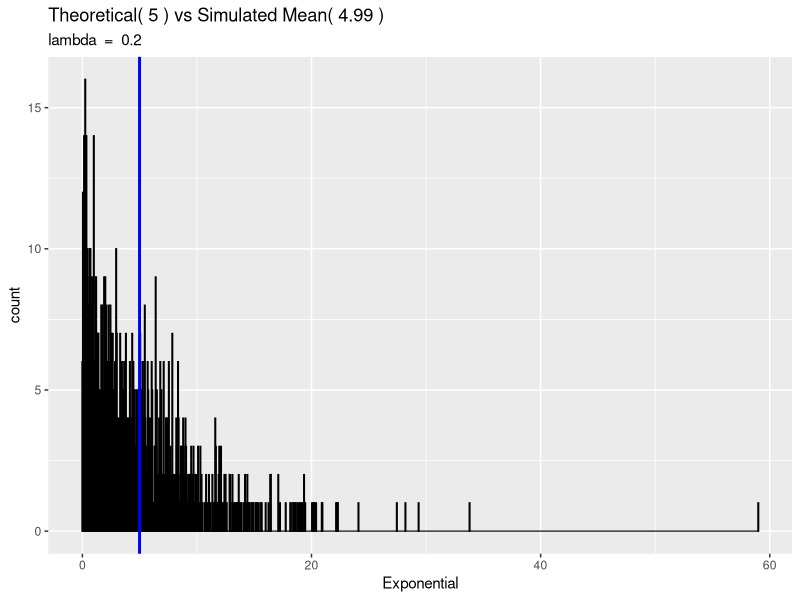
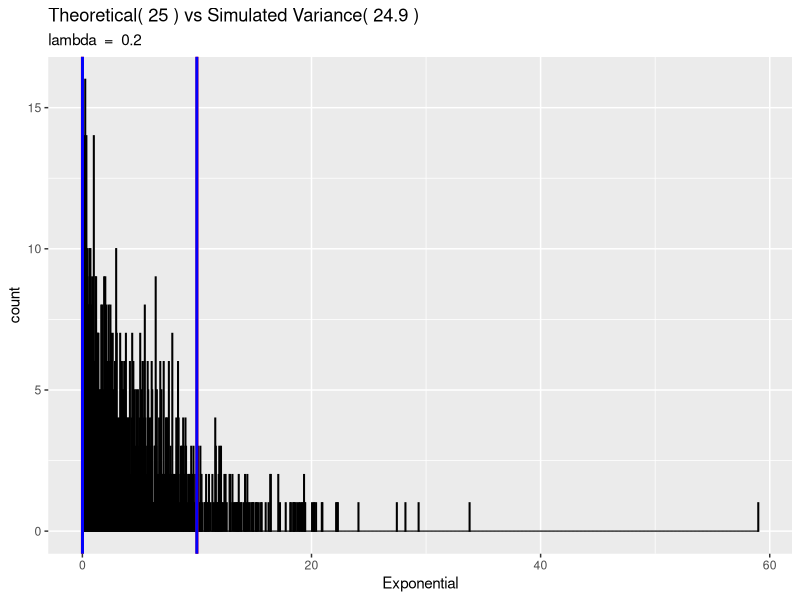
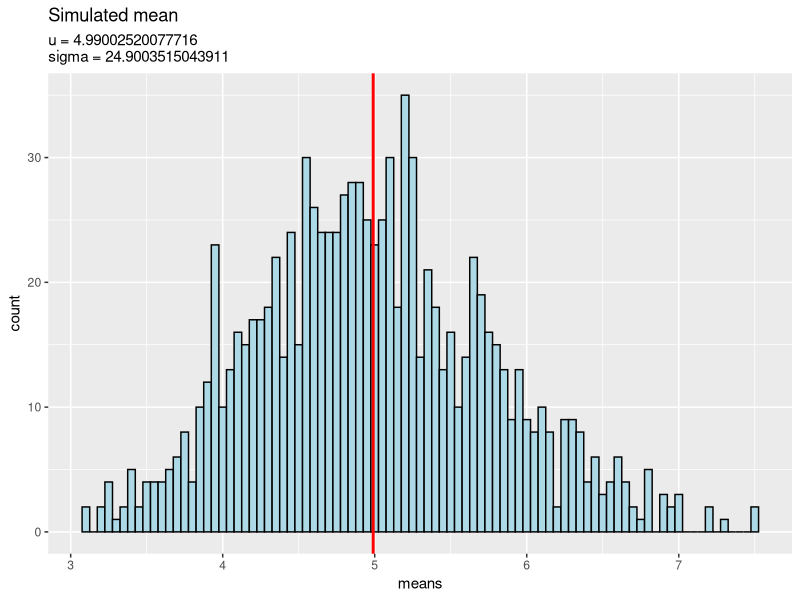

Write R code to recreate these figures, in order.
## ---- chunk 1
knitr::opts_chunk$set(echo = FALSE)
library(ggplot2)
library(gridExtra)
set.seed(1)
# Running the simulations
# the would be to 1000 times calculate the average of forthy samples of the exponential distribution.
theoretical.lambda <- 0.2
theoretical.mean <- 1/theoretical.lambda# 5
mns  <- vector("numeric",1000)
for (i in 1 : 1000) mns[i] = mean(rexp(n = 40,rate = theoretical.lambda))

sample.mean     <- mean(mns)
sample.lambda   <- 1/sample.mean
############################################################################
## first point comparing the theoretical mean against the simulated means.## 
############################################################################
############################################################################
##                   second point comparing variances.                    ## 
############################################################################
sample.var      <- 1/sample.lambda^2
theoretical.var <- 1/theoretical.lambda^2
### analysis, almost the same

exponential <- rexp(n = 1000,rate = theoretical.lambda)
g.exp = ggplot(data.frame(Exponential = exponential), aes(x= Exponential))
g.exp = g.exp+geom_histogram(color = "black", fill = "lightblue", binwidth = 0.05 )

g.exp.var =g.exp +geom_vline(xintercept = theoretical.mean + sqrt(theoretical.var), size = 1, colour = "red")
g.exp.var =g.exp.var +geom_vline(xintercept = theoretical.mean - sqrt(theoretical.var), size = 1, colour = "red")
g.exp.var =g.exp.var +geom_vline(xintercept = theoretical.mean + sqrt(sample.var), size = 1, colour = "blue")
g.exp.var =g.exp.var +geom_vline(xintercept = theoretical.mean - sqrt(sample.var), size = 1, colour = "blue")
g.exp.var =g.exp.var+labs(title = paste("Theoretical(",theoretical.var,")","vs Simulated Variance(",round(sample.var,3),")"),subtitle ="lambda  =  0.2")

g.exp.mean = g.exp+ geom_vline(xintercept = theoretical.mean, size = 1, colour = "red")
g.exp.mean = g.exp+ geom_vline(xintercept = sample.mean, size = 1, colour = "blue")
g.exp.mean =g.exp.mean+labs(title = paste("Theoretical(",theoretical.mean,")","vs Simulated Mean(",round(sample.mean,3),")"),subtitle ="lambda  =  0.2")

g.mean = ggplot(data.frame(means = mns), aes(x= means))
g.mean = g.mean+geom_histogram(color = "black", fill = "lightblue", binwidth = 0.05 )
g.mean = g.mean+geom_vline(xintercept = sample.mean, size = 1, colour = "red")
g.mean = g.mean+labs(title = "Simulated mean",
                     subtitle =paste("u =",sample.mean,"\nsigma =",sample.var))

g.var = ggplot(data.frame(means = mns), aes(x= means))
g.var = g.var+geom_histogram(color = "black", fill = "lightblue", binwidth = 0.05 )
g.var = g.var+geom_vline(xintercept = sample.mean + sqrt(sample.var), size = 1, colour = "red")
g.var = g.var+geom_vline(xintercept = sample.mean - sqrt(sample.var), size = 1, colour = "red")
g.var = g.var+labs(title = "Simulated variance",
                     subtitle =paste("u =",sample.mean,"\nsigma =",sample.var))
#g
### analysis
# The simulated mean converged really close to the theoretical, Therefore, the simulated 40 averages of the exponential distributions drawn in this plot comply with the premises of the CTL. 

############################################################################
##                   third point comparing distributions.                 ## 
############################################################################
exponential <- rexp(n = 1000,rate = theoretical.lambda)
g1 = ggplot(data.frame(Exponential = exponential), aes(x= Exponential))
g1 = g1+geom_histogram(color = "black", fill = "lightblue", binwidth = 0.05 )
g1 = g1+labs(title = "PART 1 Simulation - Graph 1",
             subtitle ="Exponential distribution")

g2 = ggplot(data.frame(Means = mns), aes(x= Means))
g2 = g2+geom_histogram(color = "black", fill = "lightblue", binwidth = 0.05 )
g2 = g2+labs(title = "PART 1 Simulation - Graph 2",
                subtitle ="Distribution of the averages of 40 exponentials")

#grid.arrange(g1, g2, nrow = 1)
### Analysis
# The two graphs show a explicit differences between the distributions. 
# Graph one shows 1000 samples of an exponential distribution with lambda 0.2
# Graph two shows 1000 averages of 40 points of a exponential distribution with lambda 0.2. 
# From these two graphs it is possible to see that graph two resembles an normal distrubution as indicated by the CTL.

#--------------------------------------------------------------------------------------------------------------------
# PART 2 - Basic Inferential Data Analysis Instructions
#--------------------------------------------------------------------------------------------------------------------
data(ToothGrowth)
#summary(ToothGrowth)
#head(ToothGrowth)
#ToothGrowth$dose
# paired measures, differences between two treatments was positive or not
## by supp
data.VC <- subset(ToothGrowth,supp == "VC")
data.OJ <- subset(ToothGrowth,supp == "OJ")

difference <- data.VC$len-data.OJ$len
#t.test(difference)$conf.int

#Given that the samples were taken from the same patients over a 

#t.test(g2, g1, paired = FALSE, var.equal = TRUE)$conf.int
#t.test(data.VC$len, data.OJ$len, paired = FALSE, var.equal = FALSE)
# For paired the two sided t-test at 95% provides an interval -7.57 and 0.17, the interval includes cero. Therefore, when comparing OJ and VC we fail to reject the null hipothesis and we can not conclude wether OJ or VC have an effect on tooth lenght at 95% of confidence inteval.

## by dose
data.dose1 <- subset(ToothGrowth,dose == 0.5)
data.dose2 <- subset(ToothGrowth,dose == 1.0)
data.dose3 <- subset(ToothGrowth,dose == 2.0)

df12 <- data.dose1$len-data.dose2$len
df13 <- data.dose1$len-data.dose3$len
df23 <- data.dose2$len-data.dose3$len

data12 <- t.test(df12, paired = FALSE, var.equal = FALSE)
# all negative, therefore dose 2 increses with respecto to dose 1
# t -6.9
# p-value super small

data13<- t.test(df13, paired = FALSE, var.equal = FALSE)
# all super negative, therefore dose 3 increses with respecto to dose 1
# t = -11.291
# p-value = close to cero
data23 <- t.test(df23, paired = FALSE, var.equal = FALSE)
# t = -4.6
# p-value = 0.00019
# all negative, therefore dose 3 increses with respecto to dose 2
# The dose quantity is proportional to the increase in tooth lenght

# Combining the two analyses it is proposed that whit the current data, we can not say that the type of supp has an effect on tooth grwoth However, it is possible to say that the more doses there are of a treathment the longer the tooth grow. 

## ---- chunk 2
theoretical.lambda <- 0.2
theoretical.mean <- 1/theoretical.lambda
theoretical.mean
## ---- chunk 3
set.seed(1)
mns  <- vector("numeric",1000)
for (i in 1 : 1000) mns[i] = mean(rexp(n = 40,rate = theoretical.lambda))
sample.mean     <- mean(mns)
sample.mean
## ---- chunk 4
theoretical.var <- 1/theoretical.lambda^2
theoretical.var
## ---- chunk 5
sample.mean     <- mean(mns)
sample.lambda   <- 1/sample.mean
sample.var      <- 1/sample.lambda^2
sample.var
## ---- chunk 6
g.exp.mean
## ---- chunk 7
g.exp.var
## ---- chunk 8
g.mean
